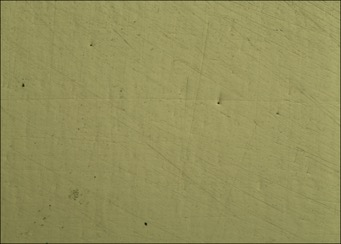
#> input picture Picture4.jpg, 341 x 244 px
$ jupyter execute Pore_percentage.ipynb
#> lines starting #> are read from the running program, lines starting #| are printed output that depends on the picture; after the words box and inside, x2 and y2 are one past the last pixel; in counts of white or black regions, pixels touching at a corner belong together; long printed decimals are rounded
[cell 1]
import numpy as np
import matplotlib.pyplot as plt
import cv2
import os
'''
Build the porosity percentage code
'''
Iold = cv2.imread('Picture4.jpg')
#> Iold is the input picture: shape (244, 341, 3); mean B, G, R 91.3, 144.2, 147.6
Iold = cv2.cvtColor(Iold, cv2.COLOR_BGR2GRAY)
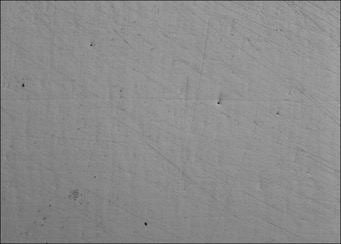
#> Iold: shape (244, 341); min 14, max 175, mean 139.3
#cv.imshow('The_GrayScale',Iold)
#cv2.waitKey(0)
#---------------------------------
image_double = np.double(Iold)
count = 0
for row in np.arange(0,Iold.shape[0]):
    for col in np.arange(0,Iold.shape[1]):
        if image_double[row,col] <= 100:
            count = count+1
            image_double[row,col] == 255
        else:
            image_double[row,col] = 0
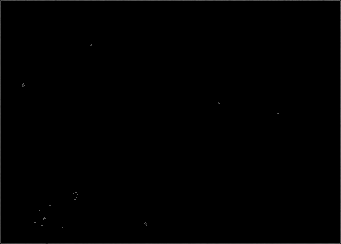
#> image_double: shape (244, 341) float64; min 0, max 100, mean 1.1
#> after the loop, count = 1209


#Percentage of pore
percentage = (count/(Iold.shape[0]*Iold.shape[1]))*100
#> percentage = 1.45
print('percentage=\t',percentage)
#| percentage=	 1.453
# Draw the picture
#fig, axs = plt.subplots(2,2)
#axs[0,0].set_title('Origin_image')
#axs[0,0].imshow(np.double(Iold))
#axs[1,1].set_title(str(percentage))
#axs[1,1].imshow(image_double)
plt.imshow(np.double(Iold))
plt.show()
plt.imshow(image_double)
plt.title(percentage)
plt.show()

[cell 2]
# pore location
Iold.astype(np.uint8)
ret, thresh = cv2.threshold(Iold,100,255,0)
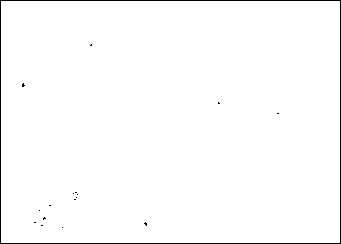
#> thresh: shape (244, 341); 98.5% white; black in thin lines or dots
x = []
y = []
#find countouts in the binary image
contours, hierarchy = cv2.findContours(thresh,cv2.RETR_LIST,cv2.CHAIN_APPROX_SIMPLE)
#> contours = 17 contours, 16 with area under 20; largest, box (x1, y1, x2, y2) and area: (1, 1, 340, 243) 81458
number =0
for c in contours:
    M = cv2.moments(c)
    cX = int(M["m10"] / M["m00"])
    cY = int(M["m01"] / M["m00"])
    x.append(cX)
    y.append(cY)
    print('cx=\t',cX,'\t','cy=\t',cY)
    number = number+1
#> this loop made 17 passes
#> (cX, cY) on passes 2, 3, 4, 5, 7, 8, 12, 13, 14, 15, 16: (41, 225), (145, 223), (34, 222), (43, 218), (49, 205), (74, 199), (75, 192), (277, 113), (218, 102), (22, 84), (90, 44)
#> (c, cX, cY) on passes 1, 6, 9, 10, 11, 17: ([[61, 227], [62, 226], [63, 227], [62, 228]], 62, 227), ([[38, 210], [39, 209], [40, 210], [39, 211]], 39, 210), ([[75, 197], [76, 196], [77, 197], [76, 198]], 76, 197), ([[76, 194], [77, 193], [78, 194], [77, 195]], 77, 194), ([[72, 193], [73, 192], [74, 193], [73, 194]], 73, 193), ([[1, 1], [1, 242], [339, 242], [339, 1]], 170, 121)
#| cx=	 62 	 cy=	 227
#| cx=	 41 	 cy=	 225
#| cx=	 145 	 cy=	 223
#| cx=	 34 	 cy=	 222
#| cx=	 43 	 cy=	 218
#| cx=	 39 	 cy=	 210
#| cx=	 49 	 cy=	 205
#| cx=	 74 	 cy=	 199
#> (further printed lines are left out)
#> after the loop, number = 17; x = [62, 41, 145, 34, 43, 39, 49, 74, 76, 77, 73, 75, 277, 218, 22, 90, 170]; y = [227, 225, 223, 222, 218, 210, 205, 199, 197, 194, 193, 192, 113, 102, 84, 44, 121]
print('number=',number)
#| number= 17

[cell 3]
image = Iold
for i in np.arange(0,Iold.shape[0]):
    for j in np.arange(0,Iold.shape[1]):
        image[i,j] = 0
#> image: shape (244, 341); every value is 0
for num in np.arange(0,np.size(x)-1):
    image[y[num],x[num]] = 255
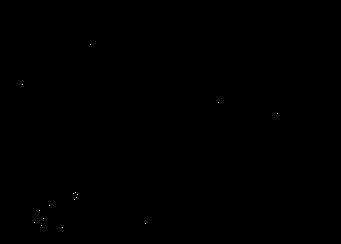
#> image: shape (244, 341); 0.02% white in thin lines or dots, all inside (x1, y1, x2, y2) = (22, 44, 278, 228)
plt.imshow(image)
plt.show()

$ run again, with Picture1.jpg copied over Picture4.jpg
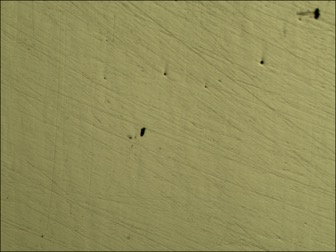
#> input picture Picture1.jpg, 336 x 252 px
#> Iold is the input picture: shape (252, 336, 3); mean B, G, R 90.1, 141.9, 145.8
#> Iold: shape (252, 336)
#> after the loop `for row in np.arange(0,Iold.shape[0]):`:
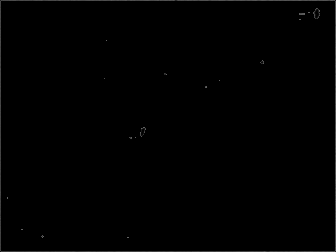
#> image_double: shape (252, 336) float64; min 0, max 100, mean 1.1
#> after the loop `for row in np.arange(0,Iold.shape[0]):`: count = 1320
#> percentage = 1.56
#| percentage=	 1.559
#> `ret, thresh = cv2.threshold(Iold,100,255,0)`:
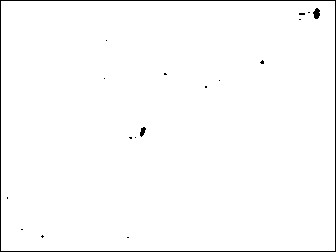
#> thresh: shape (252, 336); 98.4% white; black in thin lines or dots
#> contours = 18 contours, 15 with area under 20; largest, box (x1, y1, x2, y2) and area: (1, 1, 335, 251) 82917, (312, 7, 321, 20) 68, (139, 126, 147, 138) 48
#> the loop `for c in contours:` made 18 passes
#> (cX, cY) on passes 1, 3, 4, 6, 7, 8, 11, 12: (127, 237), (21, 229), (7, 197), (130, 137), (142, 131), (205, 86), (164, 73), (261, 61)
#> (printed output is left out)
#> after the loop `for c in contours:`: number = 18; x = [127, 42, 21, 7, 135, 130, 142, 205, 219, 104, 164, 261, 106, 299, 301, 308, 316, 167]; y = [237, 236, 229, 197, 137, 137, 131, 86, 80, 78, 73, 61, 40, 19, 13, 12, 13, 125]
#| number= 18

$ run again, with Picture2.jpg copied over Picture4.jpg
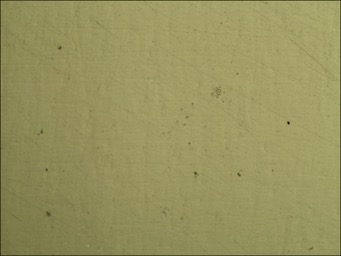
#> input picture Picture2.jpg, 341 x 256 px
#> Iold is the input picture: shape (256, 341, 3); mean B, G, R 93.8, 147.4, 151.2
#> `Iold = cv2.cvtColor(Iold, cv2.COLOR_BGR2GRAY)`:
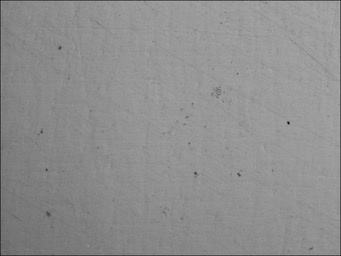
#> Iold: shape (256, 341); min 20, max 172, mean 142.4
#> after the loop `for row in np.arange(0,Iold.shape[0]):`: count = 1242
#> percentage = 1.42
#| percentage=	 1.423
#> thresh: shape (256, 341); 98.6% white; black in thin lines or dots
#> contours = 11 contours, 9 with area under 20; largest, box (x1, y1, x2, y2) and area: (1, 1, 340, 255) 85514, (45, 210, 52, 218) 26
#> the loop `for c in contours:` made 11 passes
#> (cX, cY) on passes 1, 2, 3, 4, 5, 7, 8, 10: (310, 248), (47, 213), (238, 174), (195, 172), (46, 169), (41, 131), (288, 122), (59, 47)
#> (printed output is left out)
#> after the loop `for c in contours:`: number = 11; x = [310, 47, 238, 195, 46, 189, 41, 288, 237, 59, 170]; y = [248, 213, 174, 172, 169, 143, 131, 122, 73, 47, 127]
#| number= 11

$ run again, with Picture3.jpg copied over Picture4.jpg
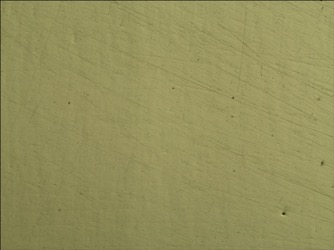
#> input picture Picture3.jpg, 334 x 250 px
#> Iold is the input picture: shape (250, 334, 3); mean B, G, R 91.6, 144.6, 148
#> Iold: shape (250, 334)
#> after the loop `for row in np.arange(0,Iold.shape[0]):`:
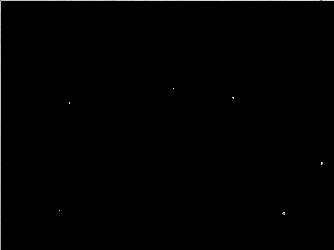
#> image_double: shape (250, 334) float64; min 0, max 99, mean 0.6; drawn with min black and max white
#> after the loop `for row in np.arange(0,Iold.shape[0]):`: count = 602
#> percentage = 0.721
#| percentage=	 0.721
#> `ret, thresh = cv2.threshold(Iold,100,255,0)`:
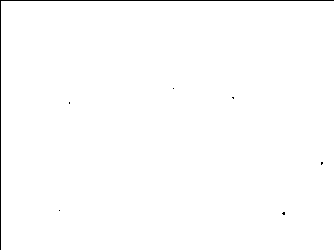
#> thresh: shape (250, 334); 99.3% white; black in thin lines or dots
#> contours = 7 contours, 6 with area under 20; largest, box (x1, y1, x2, y2) and area: (1, 1, 334, 250) 82336
#> the loop `for c in contours:` made 7 passes
#> (cX, cY) on passes 1, 3, 4, 5: (283, 213), (321, 162), (69, 102), (232, 97)
#> (printed output is left out)
#> after the loop `for c in contours:`: number = 7; x = [283, 59, 321, 69, 232, 173, 167]; y = [213, 210, 162, 102, 97, 88, 125]
#| number= 7
